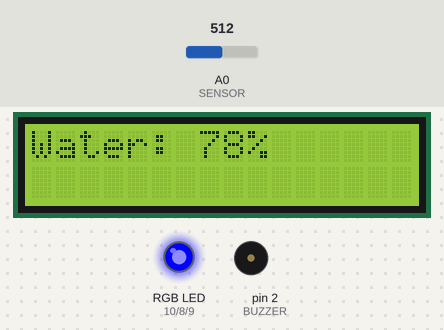
A sketch run on a simulated Arduino Uno, built with avr-gcc and run on an emulated ATmega328P. On the bench: 16×2 character LCD, an RGB LED mixed from three pins (HIGH = lit), buzzer (waves = sounding). Inputs (shaded band) come from the test bench; at power-on: A0 (SENSOR) = 512.

Above: at 1.2 s.
1.3 s: A0 (SENSOR) set to 630
At 2.7 s:
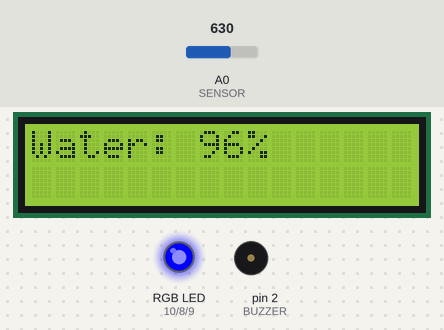
3.3 s: A0 (SENSOR) set to 654
At 4.03 s:
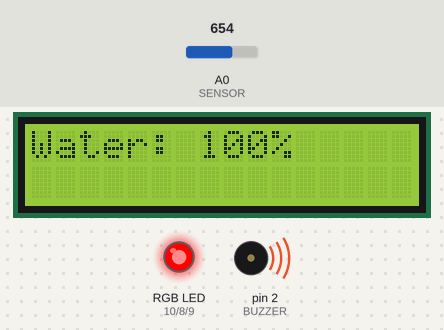
6.2 s: A0 (SENSOR) set to 306
At 7.7 s:
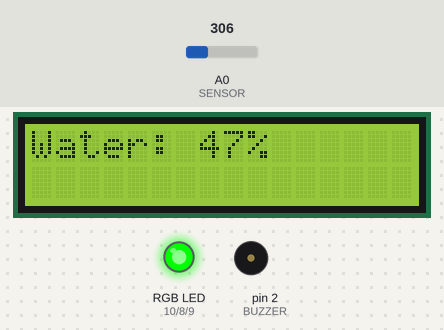
Timing chart, 0 to 9.2 s (numbered marks = the images above; inputs shaded):
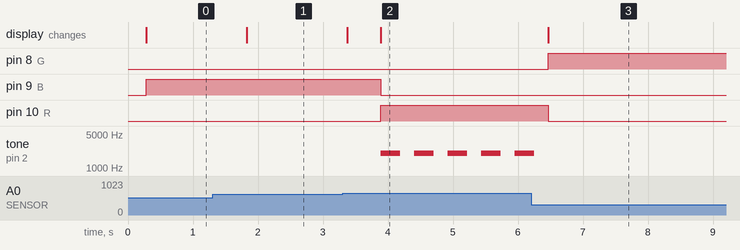

The sketch:

water_level_monitor.ino
```cpp
// Reads an analog water level sensor, averages samples, maps the reading to a percentage, displays it on an I2C LCD, controls RGB LEDs to indicate level, and sounds a buzzer when the tank is full.
//
// Full tutorial: https://shillehtek.com/blogs/news/arduino-water-level-sensor-percentage-alarm
// Parts used: https://shillehtek.com/products/arduino-uno-r3-starter-kit
//             https://shillehtek.com/products/shillehtek-lcd1602-16x2-character-display-module
//             https://shillehtek.com/products/pcf8574-i2c-serial-interface-adapter-module-for-1602-2004-lcd
// More examples: https://github.com/shillehbean/shillehtek-examples
//

#include <LiquidCrystal_I2C.h>
LiquidCrystal_I2C lcd(0x27, 16, 2);

const int SENSOR = A0;
const int BUZZER = 2;
const int R = 10, B = 9, G = 8;
const int DRY = 0, FULL = 650;    // your Step 2 calibration

void setup() {
  lcd.init();
  lcd.backlight();
  pinMode(BUZZER, OUTPUT);
  pinMode(R, OUTPUT); pinMode(G, OUTPUT); pinMode(B, OUTPUT);
}

void loop() {
  long sum = 0;                    // average 20 readings
  for (int i = 0; i < 20; i++) { sum += analogRead(SENSOR); delay(10); }
  int pct = constrain(map(sum / 20, DRY, FULL, 0, 100), 0, 100);

  lcd.setCursor(0, 0);
  lcd.print("Water: ");
  lcd.print(pct);
  lcd.print("%   ");

  digitalWrite(G, pct < 60);                 // green: safe
  digitalWrite(B, pct >= 60 && pct < 99);    // blue: filling
  digitalWrite(R, pct >= 99);                // red: FULL

  if (pct >= 99) tone(BUZZER, 2000, 300);    // alarm at the brim

  delay(300);
}
```

Measured:
- the behaviour switches between 643 and 644 on A0 (SENSOR) (found by bisection; images 1 and 2)
- after the input at 1.3 s, the display: changes after 0.53 s (image 1)
- after the input at 3.3 s, pin 9 (B): HIGH → LOW after 0.59 s; pin 10 (R): LOW → HIGH after 0.59 s; tone on pin 2 (BUZZER): alternates 2000 Hz for 0.30 s and silent for 0.22 s, starting after 0.59 s; the display: first changes after 0.07 s (image 2 shows a later state)
- after the input at 6.2 s, pin 8 (G): LOW → HIGH after 0.27 s; pin 10 (R): HIGH → LOW after 0.27 s; tone on pin 2 (BUZZER): goes on until 6.3 s, then stays silent; the display: changes after 0.27 s (image 3)
